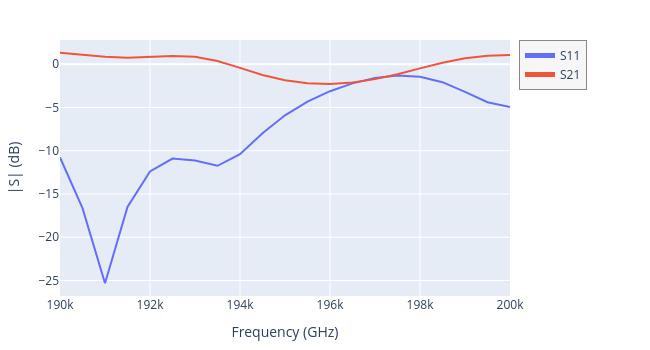

Notebook code cell kept with this figure:
### Markdown cell above
### Plot S-parameters

### Code cell
results.plot_interactive()

### Figure 1 — Plotly figure (JSON) as saved in the notebook; plotly's stock layout.template omitted (floating-point values rounded to 4 significant figures)
{"data": [{"mode": "lines", "name": "S11", "type": "scatter", "visible": true, "x": [190000.0, 190500.0, 191000.0, 191500.0, 192000.0, 192500.0, 193000.0, 193500.0, 194000.0, 194500.0, 195000.0, 195500.0, 196000.0, 196500.0, 197000.0, 197500.0, 198000.0, 198500.0, 199000.0, 199500.0, 200000.0], "y": [-10.78, -16.64, -25.31, -16.5, -12.4, -10.91, -11.13, -11.74, -10.41, -7.988, -5.91, -4.325, -3.122, -2.223, -1.612, -1.324, -1.446, -2.08, -3.204, -4.396, -4.963]}, {"mode": "lines", "name": "S21", "type": "scatter", "visible": true, "x": [190000.0, 190500.0, 191000.0, 191500.0, 192000.0, 192500.0, 193000.0, 193500.0, 194000.0, 194500.0, 195000.0, 195500.0, 196000.0, 196500.0, 197000.0, 197500.0, 198000.0, 198500.0, 199000.0, 199500.0, 200000.0], "y": [1.313, 1.1, 0.8506, 0.7369, 0.8042, 0.9326, 0.859, 0.3731, -0.4275, -1.246, -1.868, -2.219, -2.299, -2.126, -1.73, -1.159, -0.49, 0.1611, 0.6703, 0.9642, 1.065]}], "layout": {"height": 350, "legend": {"bgcolor": "rgba(245,245,245,0.9)", "bordercolor": "#888", "borderwidth": 1, "entrywidth": 70, "entrywidthmode": "pixels", "groupclick": "toggleitem", "itemclick": "toggle", "itemdoubleclick": "toggleothers", "itemsizing": "constant", "x": 1.02, "xanchor": "left", "y": 1, "yanchor": "top"}, "margin": {"b": 40, "l": 60, "r": 140, "t": 40}, "modebar": {"orientation": "v"}, "width": 650, "xaxis": {"title": {"text": "Frequency (GHz)"}}, "yaxis": {"title": {"text": "|S| (dB)"}}}}
